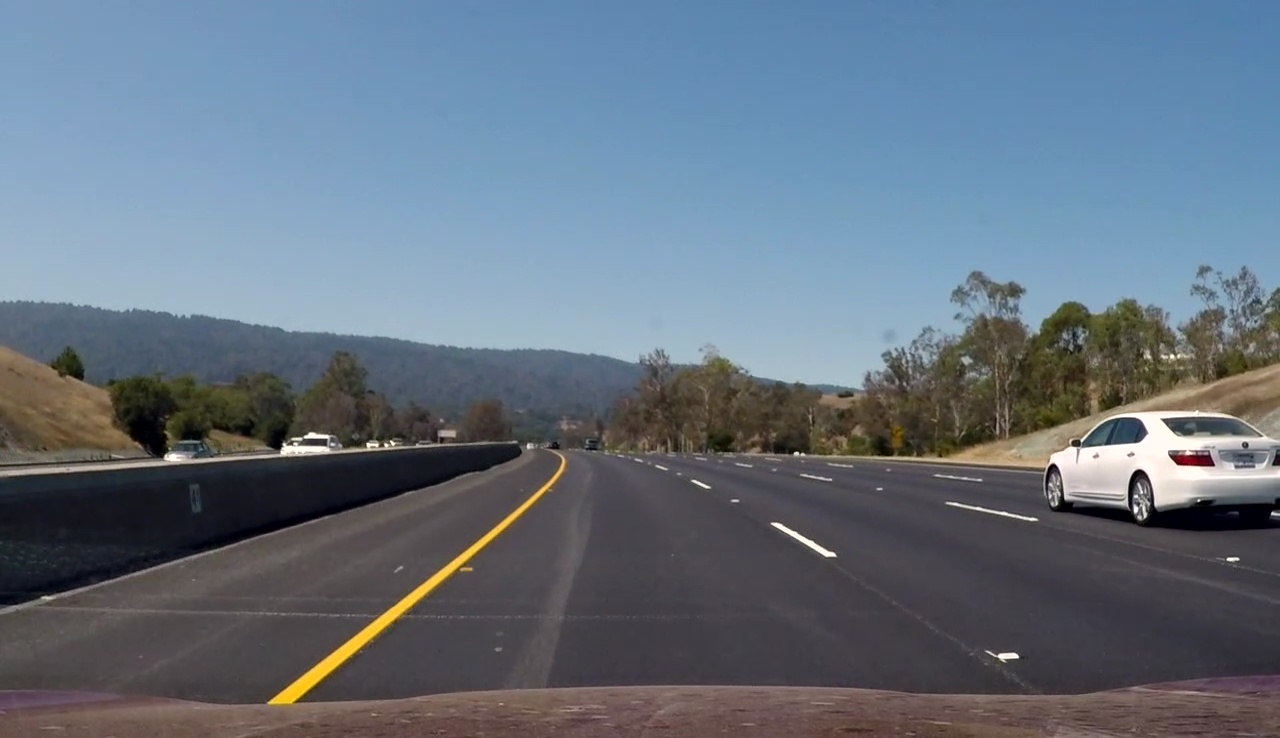
#> input picture test_images/snapshot05.jpg, 1280 x 738 px
$ jupyter execute Crop_image.ipynb
#> lines starting #> are read from the running program, lines starting #| are printed output that depends on the picture
[cell 1]
# Try to fight with false positive in video files

import matplotlib.image as mpimg
import matplotlib.pyplot as plt
import numpy as np
import cv2
import glob

def draw_boxes(img, bboxes, color=(0, 0, 255), thick=6):
    # Make a copy of the image
    imcopy = np.copy(img)
    # Iterate through the bounding boxes
    for bbox in bboxes:
        # Draw a rectangle given bbox coordinates
        cv2.rectangle(imcopy, bbox[0], bbox[1], color, thick)
    # Return the image copy with boxes drawn
    return imcopy


def slide_window(img, x_start_stop=[None, None], y_start_stop=[None, None],
                    xy_window=(64, 64), xy_overlap=(0.5, 0.5)):
    # If x and/or y start/stop positions not defined, set to image size
    #print("shape of img:",img.shape)
    #print("x start stop:",x_start_stop)
    if(x_start_stop==[None,None]):
        x_start_stop = [0,img.shape[1]]
        #print("yeah")

    if(y_start_stop==[None,None]):
        y_start_stop = [0,img.shape[0]]
        #print("here")
    # Compute the span of the region to be searched
    # Compute the number of pixels per step in x/y
    x_step = float(xy_window[0])*float(xy_overlap[0])
    y_step = xy_window[1]*xy_overlap[1]
    #print("x_step:",x_step)
    #print("y_step:",y_step)
    # Compute the number of windows in x/y
    x_num_win = ((x_start_stop[1]-x_start_stop[0]-xy_window[0])/x_step)+1
    y_num_win = ((y_start_stop[1]-y_start_stop[0]-xy_window[1])/y_step)+1
    #print("x num win:",x_num_win)
    #print("y num win:",y_num_win)
    # Initialize a list to append window positions to
    window_list = []
    # Loop through finding x and y window positions
    for y in range(0,int(y_num_win)):
        #print("y:",y)
        y_start = int(y_start_stop[0]+y_step*y)
        y_stop = int(y_start_stop[0]+xy_window[1]+ y_step*y)
        for x in range(0,int(x_num_win)):
            #print("x:",x)
            x_start = int(x_start_stop[0]+x_step*x)
            x_stop = int(xy_window[0]+x_step*x)
            window_list.append(((x_start,y_start),(x_stop,y_stop)))

    #     Note: you could vectorize this step, but in practice
    #     you'll be considering windows one by one with your
    #     classifier, so looping makes sense
        # Calculate each window position
        # Append window position to list
    # Return the list of windows
    return window_list


def crop_image(img, bboxes):
    # Make a copy of the image
    imcopy = np.copy(img)
    #print("yo")
    currentframe=0
    # [5 lines of commented-out code are left out]

    for box in bboxes:

        # [5 lines of commented-out code are left out]
        cropped = imcopy[box[0][1]:box[1][1], box[0][0]:box[1][0]]
        #cv2.imshow("cropped", cropped)
        #cv2.waitKey(0)
        cv2.imwrite('cropped/image'+str(currentframe)+'.png',cv2.cvtColor(cropped, cv2.COLOR_RGB2BGR))
        #cv2.imwrite('image_'+str(currentframe)+"_"+str(i)+'.png',image[y:(y+h),x:(x+w)])
        currentframe += 1

    return


image = mpimg.imread('test_images/snapshot05.jpg')
#> image is the input picture: shape (738, 1280, 3); mean R, G, B 100.8, 113.6, 127.3
draw_image = np.copy(image)

# Uncomment the following line if you extracted training
# data from .png images (scaled 0 to 1 by mpimg) and the
# image you are searching is a .jpg (scaled 0 to 255)
#image = image.astype(np.float32)/255

windows = slide_window(image, x_start_stop=[None, None], y_start_stop=[360,700],
                    xy_window=(64, 64), xy_overlap=(0.5, 0.5))
#> windows = 351 items

done = crop_image(image,windows)
#> the loop in crop_image, `for box in bboxes:  #print("o") #print("all four num:",box[0][1]) #pri..` made 351 passes
#> pass 1, in crop_image, `cropped = imcopy[box[0][1]:box[1][1], box[0][0]:box[1][0]]`:
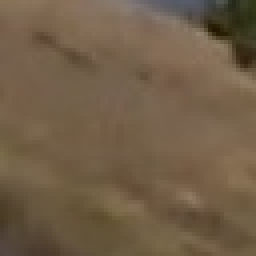
#> cropped: shape (64, 64, 3) (shown 4 times larger); mean R, G, B 112.9, 93.9, 71.3
#> pass 2, in crop_image, `cropped = imcopy[box[0][1]:box[1][1], box[0][0]:box[1][0]]`:
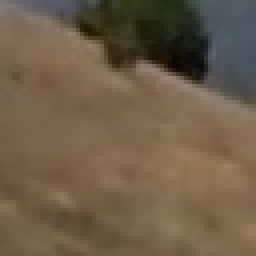
#> cropped: shape (64, 64, 3) (shown 4 times larger); mean R, G, B 109.8, 94, 72.5
#> after the loop in crop_image, `for box in bboxes:`:
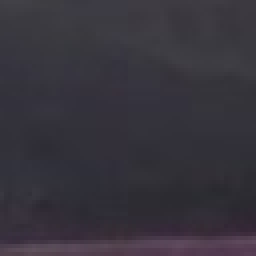
#> cropped: shape (64, 64, 3) (shown 4 times larger); mean R, G, B 55.2, 52, 60.7
#> after the loop in crop_image, `for box in bboxes:`: currentframe = 351
print("done")
#window_img = draw_boxes(image, windows, color=(0, 0, 255), thick=2)
#plt.imshow(window_img)
#plt.show()

$ run again, with test_images/snapshot01.jpg copied over test_images/snapshot05.jpg
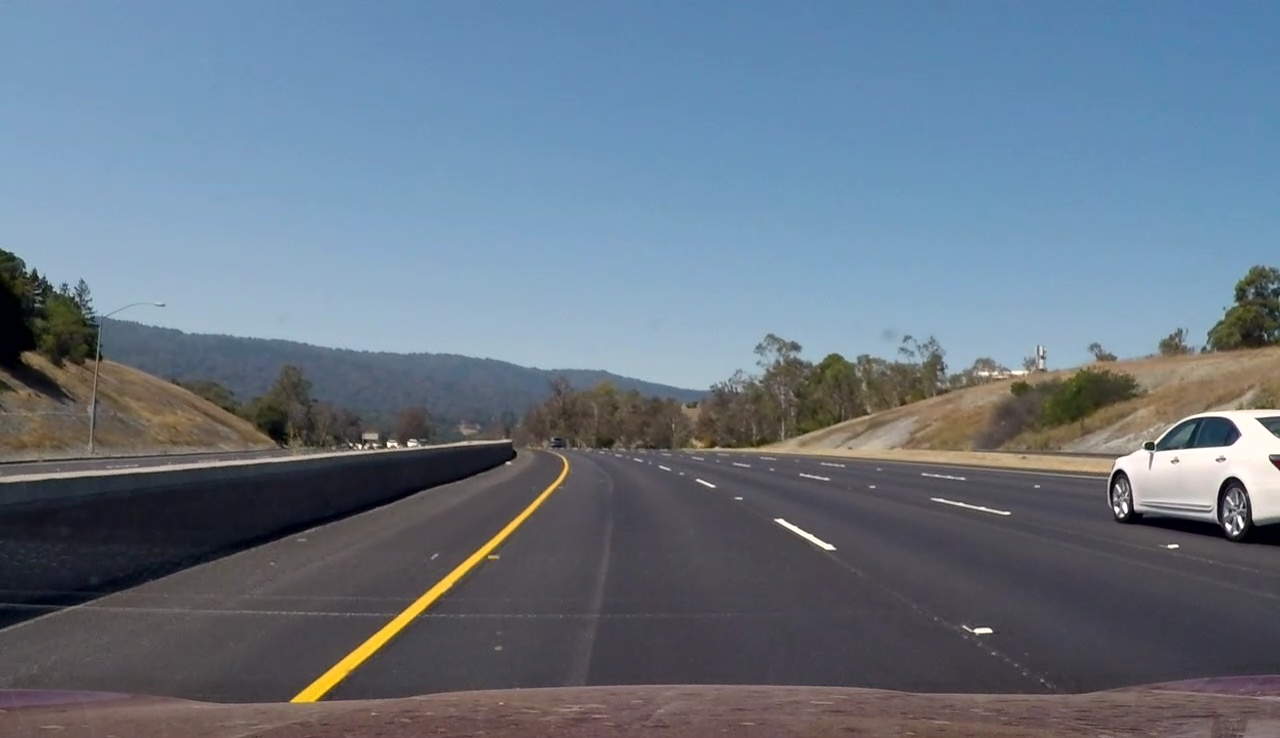
#> input picture test_images/snapshot01.jpg, 1280 x 738 px
#> image is the input picture: shape (738, 1280, 3); mean R, G, B 103.4, 117.5, 132.4
#> windows = 351 items
#> the loop in crop_image, `for box in bboxes:  #print("o") #print("all four num:",box[0][1]) #pri..` made 351 passes
#> pass 1, in crop_image, `cropped = imcopy[box[0][1]:box[1][1], box[0][0]:box[1][0]]`:
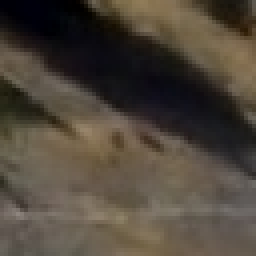
#> cropped: shape (64, 64, 3) (shown 4 times larger); mean R, G, B 78.6, 69.9, 58.9
#> after the loop in crop_image, `for box in bboxes:`:
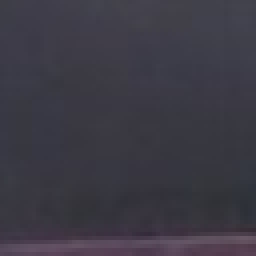
#> cropped: shape (64, 64, 3) (shown 4 times larger); mean R, G, B 60.5, 58.2, 68.6
#> after the loop in crop_image, `for box in bboxes:`: currentframe = 351
